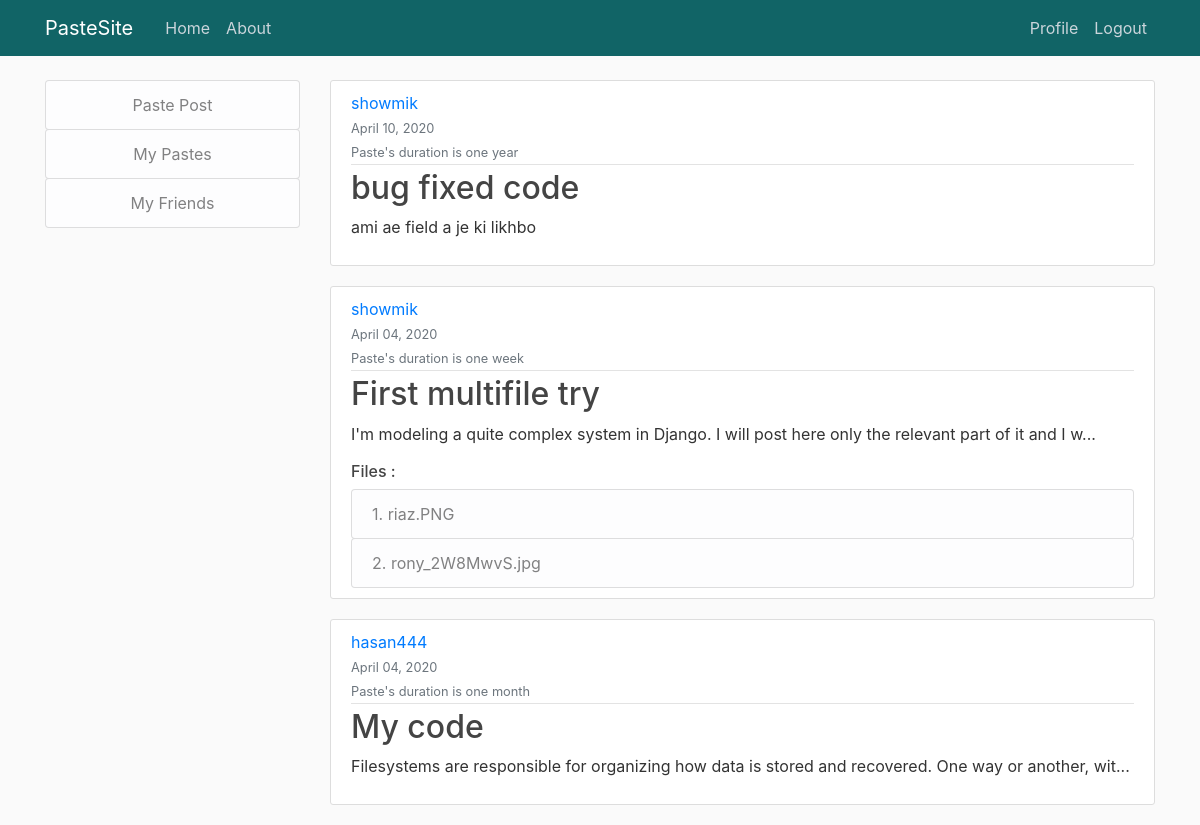
Page / (signed in) on the committed database.
### blog/models.py (models this page shows, shortened)
class PostFile(models.Model):
    expiration_choices = [
        ('1','One Day'),
        ('7','One Week'),
        ('30','One Month'),
        ('365','One Year')
    ]
    title = models.CharField(max_length=100)
    expiration = models.CharField(max_length=20,choices=expiration_choices, default=1)
    content = models.TextField()
    file = models.FileField(upload_to = 'files/', blank = True , null = True)
    date_posted = models.DateTimeField(default=timezone.now)
    author = models.ForeignKey(User, on_delete=models.CASCADE)
    def snippet(self):
        str = self.content[:100]
        if len(self.content) > 100:
            str+='...'
        return str

class Attachment(models.Model):
    post = models.ForeignKey(PostFile, on_delete = models.CASCADE)
    file = models.FileField(upload_to='files/', blank = True, null= True)
    def filename(self):
        return os.path.basename(self.file.name)

### blog/views.py (the view)
# urls.py: path('', PostFileListView.as_view(), name='blog-Home'),
class PostFileListView(ListView):
    model = PostFile
    template_name = 'blog/filehome.html'    #<app>/<model>_<viewtype>.html
    context_object_name = 'posts'
    queryset = PostFile.objects.all()
    ordering = ['-date_posted']

### blog/templates/blog/filehome.html
{% extends "blog/base.html" %}
{% block content %}
    {% for post in posts%}
        <article class="media content-section">
            <div class="media-body">
                <div class="article-metadata">
                    <a class="mr-2" href="#">{{ post.author }}</a>
                    <div>
                        <small class="text-muted">{{ post.date_posted|date:"F d, Y" }}</small>
                    </div>
                    <div>
                        {% if post.expiration == '1' %}
                            <small class="text-muted">Paste's duration is one day </small>
                        {% elif post.expiration == '7' %}
                            <small class="text-muted ">Paste's duration is one week </small>
                        {% elif post.expiration == '30' %}
                            <small class="text-muted">Paste's duration is one month </small>
                        {% else %}
                            <small class="text-muted">Paste's duration is one year </small>
                        {% endif %}
                    </div>
                </div>
                <h2><a class="article-title" href="{% url 'postfile-detail' post.id %}">{{ post.title }}</a></h2>
                <p class="article-content">{{ post.snippet }}</p>
                {% if  post.attachment_set.all%}
                    <h6>Files :</h6>
                    <div class="list-group">
                        {% for file in post.attachment_set.all%}
                            <a class="btn list-group-item list-group-item-light text-left" href="{{ file.file.url }}" target="_blank">{{ forloop.counter }}.   {{file.filename }}</a>
                        {% endfor %}
                        </div>
                {% endif %}
            </div>
        </article>
    {% endfor %}
{% endblock content %}

### blog/static/blog/main.css (style rules this page uses)
body { background: #fafafa; color: #333333; margin-top: 5rem; }
h1, h2, h3, h4, h5, h6 { color: #444444; }
.content-section { background: #ffffff; padding: 10px 20px; border: 1px solid #dddddd; border-radius: 3px; margin-bottom: 20px; }
.article-title { color: #444444; }
.article-content { white-space: pre-line; }
.article-metadata { padding-bottom: 1px; margin-bottom: 4px; border-bottom: 1px solid #e3e3e3 }

### rows in the picture
PostFile: author "showmik", date_posted "April 10, 2020", expiration "Paste's duration is one year", title "bug fixed code", snippet "ami ae field a je ki likhbo"
PostFile: author "showmik", date_posted "April 04, 2020", expiration "Paste's duration is one week", title "First multifile try", snippet "I'm modeling a quite complex system in Django. I will post here only the relevant part of it and I w..."
Attachment: filename "riaz.PNG"
Attachment: filename "rony_2W8MwvS.jpg"
PostFile: author "hasan444", date_posted "April 04, 2020", expiration "Paste's duration is one month", title "My code", snippet "Filesystems are responsible for organizing how data is stored and recovered. One way or another, wit..."
